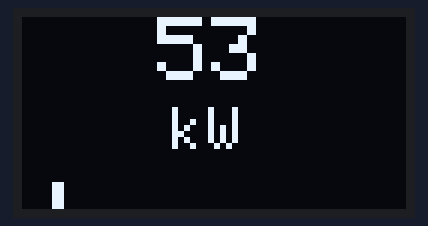
Bench run of a sketch on a simulated Arduino Uno, built with avr-gcc and run on an emulated ATmega328P. On the bench: 128×64 one-colour display.

Above: at 0.1 s.

The sketch:

Animations.ino
```cpp
#include <Adafruit_GFX.h>
#include <Adafruit_SSD1306.h>
#include <SPI.h>
#include <Wire.h>

#define SCREEN_WIDTH 128 // OLED display width, in pixels
#define SCREEN_HEIGHT 64 // OLED display height, in pixels
Adafruit_SSD1306 display(SCREEN_WIDTH, SCREEN_HEIGHT, &Wire, -1);

void setup() {
  // ensures I2C allocation is valid
  if (!display.begin(SSD1306_SWITCHCAPVCC, 0x3C)) {
    Serial.println(F("SSD1306 allocation failed"));
    for (;;);
  }

  display.clearDisplay();
}

void loop() {

  display.setTextColor(WHITE);
  display.setTextSize(3.5);
  display.setCursor(45,0);
  display.print("53");
  display.setCursor(50,30);
  display.setTextSize(2);
  display.print("kW");
  display.fillRect(10,55,4,53,WHITE);
  display.display();
  delay(200);

}
```
